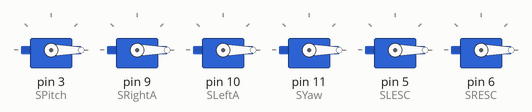
Simulated run of this sketch. Board: Arduino Uno, built with avr-gcc and run on an emulated ATmega328P. On the bench: 6 × servo. What the sketch prints to the serial monitor is not drawn.

Above: at 0.2 s.
Timing chart, 0 to 1.7 s (numbered marks = the images above):
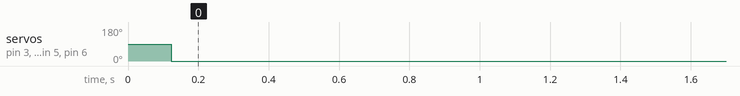

The sketch:

tp_code.ino
```cpp
#include <Servo.h>
#define bps 2400
//bite

//Déclaration des servos juteux.
Servo SPitch;
Servo SRightA;
Servo SLeftA;
Servo SYaw;
Servo SLESC;
Servo SRESC;

//Variables
boolean comstate;
int Pitch;
int RightA;
int LeftA;
int Yaw;
int LESC;
int RESC;
long timeA;
long timeB;
long timeC;
long timeD;

String entry;
String entryA;
String data;


void setup() {
//Serial
Serial.begin(bps);
Serial.setTimeout(45);

//servo.attach
SPitch.attach(3);
SRightA.attach(9);
SLeftA.attach(10);
SYaw.attach(11);
SLESC.attach(5);
SRESC.attach(6);
}


void loop() {
//var reset
entry="05120512051200000000";
timeA = 0;
timeB = 0;


timeA = millis();
while(Serial.available()<=1){
  timeB = millis();
  timeC = timeB-timeA;
  if (timeC>120){
    break;
  }timeC = 0;
  //reduction de code, enlever le if
}if (Serial.available()>1){
   entry = Serial.readString();

   entryA = entry.substring(0,4);
   Pitch = entryA.toInt();

   entryA = entry.substring(4,8);
   LeftA = entryA.toInt();

   entryA = entry.substring(8,12);
   Yaw = entryA.toInt();

   entryA = entry.substring(12,16);
   LESC = entryA.toInt();

   entryA = entry.substring(16,20);
   RESC = entryA.toInt();
 }
Pitch=map(Pitch,0,1023,0,0);
LeftA=map(LeftA,0,1023,0,0);
RightA=map(LeftA,0,1023,0,0);
Yaw=map(Yaw,0,1023,0,0);
LESC=map(LESC,0,1023,0,0);
RESC=map(RESC,0,1023,0,0);

SPitch.write(Pitch);

SLeftA.write(LeftA);

SRightA.write(RightA);

SYaw.write(Yaw);

SLESC.write(RESC);

SRESC.write(LESC);


//future data process, battery voltage check aso..
data = "123";


timeB = 0;
timeA = millis();
while(timeC < 90){
  timeB = millis();
  timeC = timeB-timeA;
}
Serial.print(data);


}
```

Measured:
- by itself, servo on pin 3 (SPitch), servo on pin 9 (SRightA), servo on pin 10 (SLeftA), servo on pin 11 (SYaw), servo on pin 5 (SLESC), servo on pin 6 (SRESC): 90° → 0° at 0.12 s
